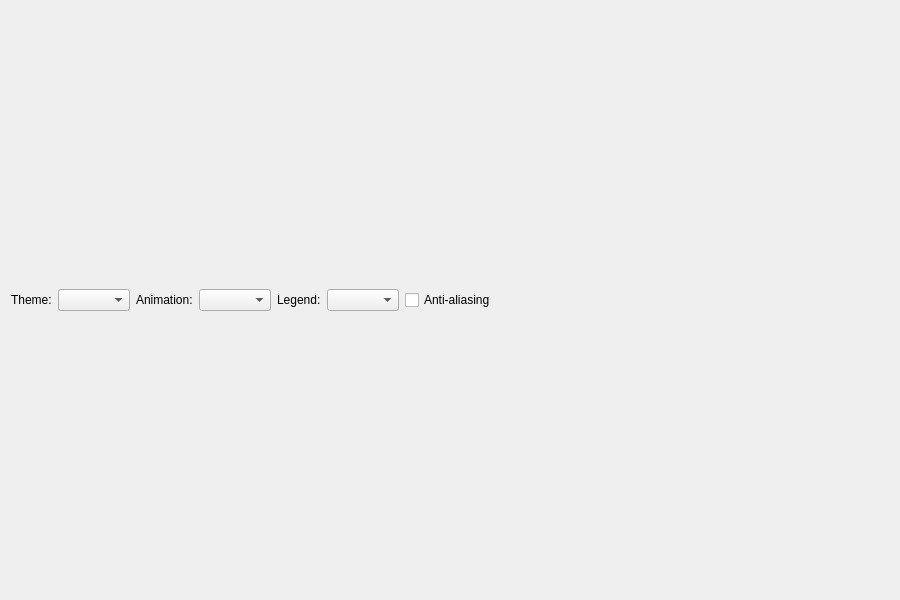
<?xml version="1.0" encoding="UTF-8"?>
<ui version="4.0">
 <class>ThemeWidgetForm</class>
 <widget class="QWidget" name="ThemeWidgetForm">
  <property name="geometry">
   <rect>
    <x>0</x>
    <y>0</y>
    <width>900</width>
    <height>600</height>
   </rect>
  </property>
  <layout class="QGridLayout" name="gridLayout">
   <item row="0" column="0" colspan="3">
    <layout class="QHBoxLayout" name="horizontalLayout">
     <item>
      <widget class="QLabel" name="themeLabel">
       <property name="text">
        <string>Theme:</string>
       </property>
      </widget>
     </item>
     <item>
      <widget class="QComboBox" name="themeComboBox"/>
     </item>
     <item>
      <widget class="QLabel" name="animatedLabel">
       <property name="text">
        <string>Animation:</string>
       </property>
      </widget>
     </item>
     <item>
      <widget class="QComboBox" name="animatedComboBox"/>
     </item>
     <item>
      <widget class="QLabel" name="legendLabel">
       <property name="text">
        <string>Legend:</string>
       </property>
      </widget>
     </item>
     <item>
      <widget class="QComboBox" name="legendComboBox"/>
     </item>
     <item>
      <widget class="QCheckBox" name="antialiasCheckBox">
       <property name="text">
        <string>Anti-aliasing</string>
       </property>
       <property name="checked">
        <bool>false</bool>
       </property>
      </widget>
     </item>
     <item>
      <spacer name="horizontalSpacer">
       <property name="orientation">
        <enum>Qt::Horizontal</enum>
       </property>
       <property name="sizeHint" stdset="0">
        <size>
         <width>40</width>
         <height>20</height>
        </size>
       </property>
      </spacer>
     </item>
    </layout>
   </item>
  </layout>
 </widget>
 <resources/>
 <connections>
  <connection>
   <sender>themeComboBox</sender>
   <signal>currentIndexChanged(int)</signal>
   <receiver>ThemeWidgetForm</receiver>
   <slot>updateUI()</slot>
  </connection>
  <connection>
   <sender>antialiasCheckBox</sender>
   <signal>toggled(bool)</signal>
   <receiver>ThemeWidgetForm</receiver>
   <slot>updateUI()</slot>
  </connection>
  <connection>
   <sender>legendComboBox</sender>
   <signal>currentIndexChanged(int)</signal>
   <receiver>ThemeWidgetForm</receiver>
   <slot>updateUI()</slot>
  </connection>
  <connection>
   <sender>animatedComboBox</sender>
   <signal>currentIndexChanged(int)</signal>
   <receiver>ThemeWidgetForm</receiver>
   <slot>updateUI()</slot>
  </connection>
 </connections>
 <slots>
  <slot>updateUI()</slot>
 </slots>
</ui>
